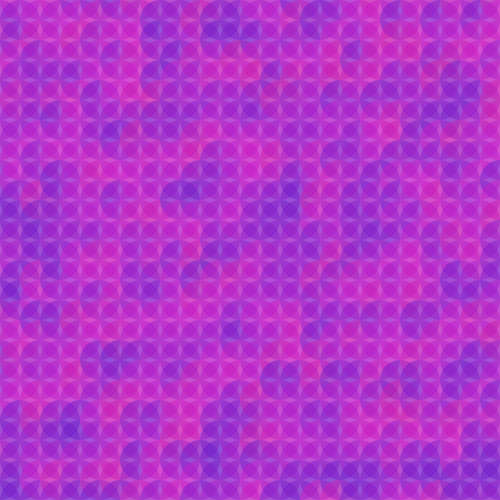
Frame 1 (no input)
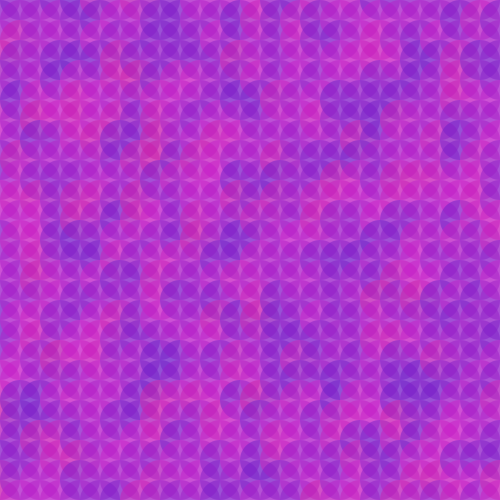
Frame 60 (the mouse pressed at the canvas centre just before this capture)
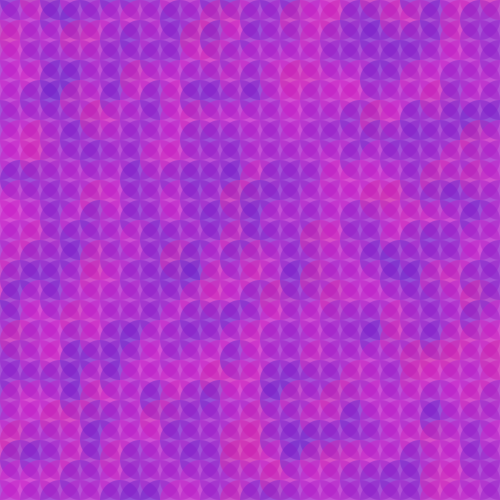
Frame 120 (the mouse held since frame 60 and released just before this capture)

The Processing sketch that drew these frames (run headless with seeded random() and noise(); from frame 60 on, the mouse is pressed at the canvas centre):

// Processing sketch: processing_166729
// ── processing_166729.pde

int x = 0;
int y = 0;
void setup(){
  size(500,500);
  frameRate(5);
  colorMode(HSB);
}
void draw(){
  background(255);
  noStroke();
       
  for (x = 0; x < height+50; x=x+20){
    for(y = 0; y < width+50; y=y+20){
  fill(random(190,220),220,200, 130);  
    ellipse(x,y,40,40);
 
    }
   
  }  
    
}
